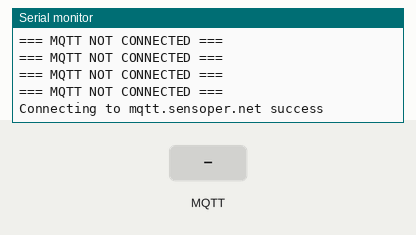
Bench run of a sketch on a simulated ESP32. Shown: the last lines printed to the serial monitor. The test bench sets the inputs (shaded band). No MQTT or app messages arrive unless stated; not simulated (calls return 0 or success): Secret.h.

Above: at 10.2 s.
10.3 s: MQTT message "1" arrives on the first subscribed topic
At 11.0 s:
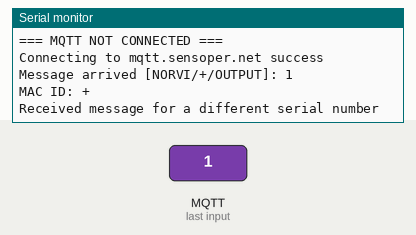
11.8 s: MQTT message "on" arrives on the first subscribed topic
At 12.1 s:
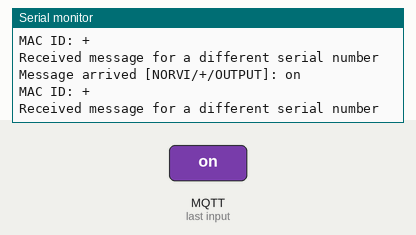
13.3 s: MQTT message "off" arrives on the first subscribed topic
At 14.5 s:
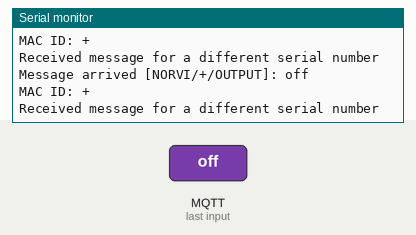

The sketch:

Smart_Controller_with_TinyGsm.ino
```cpp
#define TINY_GSM_MODEM_SIM7600

// Set serial for debug console (to the Serial Monitor, default speed 115200)
#define SerialMon Serial

// Set serial for AT commands (to the module)
// Use Hardware Serial on Mega, Leonardo, Micro
//#ifndef __AVR_ATmega328P__
#define SerialAT Serial1

#define MODEM_TX 23
#define MODEM_RX 18
#define GSM_RESET 34

#define D0 36
#define D1 35
#define D2 32
#define D3 33
#define R0 4

// Define the serial console for debug prints, if needed
#define TINY_GSM_DEBUG SerialMon

// Range to attempt to autobaud
// NOTE: DO NOT AUTOBAUD in production code. Once you've established
// communication, set a fixed baud rate using modem.setBaud(#).
#define GSM_AUTOBAUD_MIN 9600
#define GSM_AUTOBAUD_MAX 115200

// Define how you're planning to connect to the internet.
// This is only needed for this example, not in other code.
#define TINY_GSM_USE_GPRS true

// set GSM PIN, if any
#define GSM_PIN ""


// Your GPRS credentials, if any
const char apn[] = "dialogbb";
const char gprsUser[] = "";
const char gprsPass[] = "";

// MQTT details
const char* broker = "mqtt.sensoper.net";

const char* topic = "Values";
String str_macAddress;

#include <TinyGsmClient.h>
#include <PubSubClient.h>
#include <ArduinoJson.h>
#include <WiFi.h>  // Include the WiFi library for MAC address
#include "Secret.h" // Include the file to get the username and pasasword of MQTT server

// Just in case someone defined the wrong thing..
#if TINY_GSM_USE_GPRS && not defined TINY_GSM_MODEM_HAS_GPRS
#undef TINY_GSM_USE_GPRS
#undef TINY_GSM_USE_WIFI
#define TINY_GSM_USE_GPRS false
#define TINY_GSM_USE_WIFI true
#endif
#if TINY_GSM_USE_WIFI && not defined TINY_GSM_MODEM_HAS_WIFI
#undef TINY_GSM_USE_GPRS
#undef TINY_GSM_USE_WIFI
#define TINY_GSM_USE_GPRS true
#define TINY_GSM_USE_WIFI false
#endif


#define MAC_ADDRESS_SIZE 18 // Assuming MAC address is in format "XX:XX:XX:XX:XX:XX"
byte mac[6];

#define PUBLISH_INTERVAL 60000  // Publish interval in milliseconds (1 minute)

unsigned long lastPublishTime = 0;
unsigned long int mqtt_interval = 30000;

// Device-specific details
const char* deviceSerial = "34865D461830";  // Replace with your device serial

#ifdef DUMP_AT_COMMANDS
#include <StreamDebugger.h>
StreamDebugger debugger(SerialAT, SerialMon);
TinyGsm modem(debugger);
#else
TinyGsm modem(SerialAT);
#endif
TinyGsmClient client(modem);
PubSubClient mqtt(client);

uint32_t lastReconnectAttempt = 0;


void mqttCallback(char* topic, byte* payload, unsigned int len) {
  SerialMon.print("Message arrived [");
  SerialMon.print(topic);
  SerialMon.print("]: ");
  SerialMon.write(payload, len);
  SerialMon.println();

  // Extract serial number from the topic
  String topicStr = String(topic);
  int firstSlash = topicStr.indexOf('/');
  int lastSlash = topicStr.lastIndexOf('/');
  String MAC_ID = topicStr.substring(firstSlash + 1, lastSlash);

  SerialMon.print("MAC ID: ");
  SerialMon.println(MAC_ID);

  if (MAC_ID == deviceSerial) {
    // Decode the received message
    StaticJsonDocument<200> doc;
    DeserializationError error = deserializeJson(doc, payload, len);

    if (error) {
      SerialMon.print("deserializeJson() failed: ");
      SerialMon.println(error.c_str());
      return;
    }

    // Extract the payload
     bool state = doc["state"];

   if(state == 0){
      digitalWrite(R0,LOW);
   }else if(state == 1){
     digitalWrite(R0,HIGH);
   }


  } else {
    SerialMon.println("Received message for a different serial number");
  }
}

boolean mqttConnect() {
  SerialMon.print("Connecting to ");
  SerialMon.print(broker);

  // Connect to MQTT Broker
  boolean status = mqtt.connect("GsmClientTest", username, password);

  if (status == false) {
    SerialMon.println(" fail");
    return false;
  }
  SerialMon.println(" success");
  String downlinkTopic = "NORVI/+/OUTPUT";
  mqtt.subscribe(downlinkTopic.c_str());  // Subscribe to the specific downlink topic
  return mqtt.connected();
}

void setup() {
  // Set console baud rate
  SerialMon.begin(115200);
  delay(10);
  SerialAT.begin(GSM_AUTOBAUD_MAX, SERIAL_8N1, MODEM_RX, MODEM_TX);

  delay(2000);

  pinMode(GSM_RESET, OUTPUT);

  pinMode(D0, INPUT);
  pinMode(D1, INPUT);
  pinMode(D2, INPUT);
  pinMode(D3, INPUT);
  pinMode(R0, OUTPUT);

  digitalWrite(GSM_RESET, HIGH);

  SerialMon.println("Wait...");

  // Set GSM module baud rate
  TinyGsmAutoBaud(SerialAT, GSM_AUTOBAUD_MIN, GSM_AUTOBAUD_MAX);
  delay(6000);

  // Restart takes quite some time
  // To skip it, call init() instead of restart()
  SerialMon.println("Initializing modem...");
  modem.restart();

  String modemInfo = modem.getModemInfo();
  SerialMon.print("Modem Info: ");
  SerialMon.println(modemInfo);

#if TINY_GSM_USE_GPRS
  // Unlock your SIM card with a PIN if needed
  if (GSM_PIN && modem.getSimStatus() != 3) { modem.simUnlock(GSM_PIN); }
#endif

  SerialMon.print("Waiting for network...");
  if (!modem.waitForNetwork()) {
    SerialMon.println(" fail");
    delay(10000);
    return;
  }
  SerialMon.println(" success");

  if (modem.isNetworkConnected()) { SerialMon.println("Network connected"); }

#if TINY_GSM_USE_GPRS
  SerialMon.print(F("Connecting to "));
  SerialMon.print(apn);
  if (!modem.gprsConnect(apn, gprsUser, gprsPass)) {
    SerialMon.println(" fail");
    delay(10000);
    return;
  }
  SerialMon.println(" success");

  if (modem.isGprsConnected()) { SerialMon.println("GPRS connected"); }
#endif

  // MQTT Broker setup
  mqtt.setServer(broker, 1881);
  mqtt.setKeepAlive (mqtt_interval/1000);
  mqtt.setSocketTimeout (mqtt_interval/1000);
  mqtt.setCallback(mqttCallback);
  delay(1000);
  String downlinkTopic = "NORVI/+/OUTPUT";
  mqtt.subscribe(downlinkTopic.c_str());  // Subscribe to the specific downlink topic
}

void loop() {
  // Make sure we're still registered on the network
  if (!modem.isNetworkConnected()) {
    SerialMon.println("Network disconnected");
    if (!modem.waitForNetwork(180000L, true)) {
      SerialMon.println(" fail");
      delay(10000);
      return;
    }
    if (modem.isNetworkConnected()) {
      SerialMon.println("Network re-connected");
    }

#if TINY_GSM_USE_GPRS
    // and make sure GPRS/EPS is still connected
    if (!modem.isGprsConnected()) {
      SerialMon.println("GPRS disconnected!");
      SerialMon.print(F("Connecting to "));
      SerialMon.print(apn);
      if (!modem.gprsConnect(apn, gprsUser, gprsPass)) {
        SerialMon.println(" fail");
        delay(10000);
        return;
      }
      if (modem.isGprsConnected()) { SerialMon.println("GPRS reconnected"); }
    }
#endif
  }

  if (!mqtt.connected()) {
    SerialMon.println("=== MQTT NOT CONNECTED ===");
    // Reconnect every 10 seconds
    uint32_t t = millis();
    if (t - lastReconnectAttempt > 10000L) {
      lastReconnectAttempt = t;
      if (mqttConnect()) { lastReconnectAttempt = 0; }
    }
    delay(100);
    return;
  }

  mqtt.loop();

  unsigned long now = millis();
  if (now - lastPublishTime > PUBLISH_INTERVAL) {
    lastPublishTime = now;


    bool IN1 = digitalRead(D0);
    bool IN2 = digitalRead(D1);
    bool IN3 = digitalRead(D2);
    bool IN4 = digitalRead(D3);


    // Create JSON object
    StaticJsonDocument<200> doc;
    doc["D0"] = IN1 ? 1 : 0;
    doc["D1"] = IN2 ? 1 : 0;
    doc["D2"] = IN3 ? 1 : 0;
    doc["D3"] = IN4 ? 1 : 0;

    String jsonString;
    //char jsonBuffer[512];
    serializeJson(doc, jsonString);

    WiFi.macAddress(mac);

    str_macAddress = (String(mac[0] >> 4,  HEX) + String(mac[0] & 0x0F, HEX)) +
                     (String(mac[1] >> 4,  HEX) + String(mac[1] & 0x0F, HEX)) +
                     (String(mac[2] >> 4,  HEX) + String(mac[2] & 0x0F, HEX)) +
                     (String(mac[3] >> 4,  HEX) + String(mac[3] & 0x0F, HEX)) +
                     (String(mac[4] >> 4,  HEX) + String(mac[4] & 0x0F, HEX)) +
                     (String(mac[5] >> 4,  HEX) + String(mac[5] & 0x0F, HEX));
   str_macAddress.toUpperCase();
   String Digital_input = "NORVI/INPUTS/" +  str_macAddress;


    // Publish the JSON object
    mqtt.publish(Digital_input.c_str(), jsonString.c_str());
    SerialMon.print("Published: ");
    SerialMon.println(jsonString);
 }
}
```

Measured:
- after the input at 10.3 s, the serial monitor: prints a new line at once (image 1)
- after the input at 11.8 s, the serial monitor: prints a new line at once (image 2)
- after the input at 13.3 s, the serial monitor: prints a new line at once (image 3)
